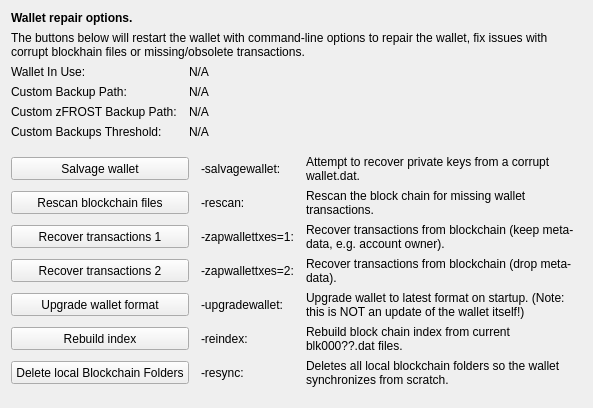
     <widget class="QWidget" name="tab_repair">
      <attribute name="title">
       <string>&amp;Wallet Repair</string>
      </attribute>
      <layout class="QGridLayout" name="gridLayout_4" columnstretch="0,0,0,0">
       <property name="horizontalSpacing">
        <number>12</number>
       </property>
       <item row="0" column="0" colspan="4">
        <widget class="QLabel" name="label_repair_header">
         <property name="font">
          <font>
           <weight>75</weight>
           <bold>true</bold>
          </font>
         </property>
         <property name="text">
          <string>Wallet repair options.</string>
         </property>
        </widget>
       </item>
       <item row="1" column="0" colspan="4">
        <widget class="QLabel" name="label_repair_helptext">
         <property name="font">
          <font>
           <weight>50</weight>
           <bold>false</bold>
          </font>
         </property>
         <property name="text">
          <string>The buttons below will restart the wallet with command-line options to repair the wallet, fix issues with corrupt blockhain files or missing/obsolete transactions.</string>
         </property>
         <property name="wordWrap">
          <bool>true</bool>
         </property>
        </widget>
       </item>
       <item row="2" column="0">
        <widget class="QLabel" name="wallet_path_label">
         <property name="text">
          <string>Wallet In Use:</string>
         </property>
        </widget>
       </item>
       <item row="2" column="1" colspan="3">
        <widget class="QLabel" name="wallet_path">
         <property name="cursor">
          <cursorShape>IBeamCursor</cursorShape>
         </property>
         <property name="text">
          <string>N/A</string>
         </property>
         <property name="textFormat">
          <enum>Qt::PlainText</enum>
         </property>
         <property name="textInteractionFlags">
          <set>Qt::LinksAccessibleByMouse|Qt::TextSelectableByKeyboard|Qt::TextSelectableByMouse</set>
         </property>
        </widget>
       </item>
       <item row="3" column="0">
        <widget class="QLabel" name="wallet_custombackuppath_label">
         <property name="text">
          <string>Custom Backup Path:</string>
         </property>
         <property name="visible">
          <bool>false</bool>
         </property>
        </widget>
       </item>
       <item row="3" column="1" colspan="3">
        <widget class="QLabel" name="wallet_custombackuppath">
         <property name="cursor">
          <cursorShape>IBeamCursor</cursorShape>
         </property>
         <property name="text">
          <string>N/A</string>
         </property>
         <property name="textFormat">
          <enum>Qt::PlainText</enum>
         </property>
         <property name="textInteractionFlags">
          <set>Qt::LinksAccessibleByMouse|Qt::TextSelectableByKeyboard|Qt::TextSelectableByMouse</set>
         </property>
         <property name="visible">
          <bool>false</bool>
         </property>
        </widget>
       </item>
       <item row="4" column="0">
        <widget class="QLabel" name="wallet_customzfrostbackuppath_label">
         <property name="text">
          <string>Custom zFROST Backup Path:</string>
         </property>
         <property name="visible">
          <bool>false</bool>
         </property>
        </widget>
       </item>
       <item row="4" column="1" colspan="3">
        <widget class="QLabel" name="wallet_customzfrostbackuppath">
         <property name="cursor">
          <cursorShape>IBeamCursor</cursorShape>
         </property>
         <property name="text">
          <string>N/A</string>
         </property>
         <property name="textFormat">
          <enum>Qt::PlainText</enum>
         </property>
         <property name="textInteractionFlags">
          <set>Qt::LinksAccessibleByMouse|Qt::TextSelectableByKeyboard|Qt::TextSelectableByMouse</set>
         </property>
         <property name="visible">
          <bool>false</bool>
         </property>
        </widget>
       </item>
       <item row="5" column="0">
        <widget class="QLabel" name="wallet_custombackupthreshold_label">
         <property name="text">
          <string>Custom Backups Threshold:</string>
         </property>
         <property name="visible">
          <bool>false</bool>
         </property>
        </widget>
       </item>
       <item row="5" column="1" colspan="3">
        <widget class="QLabel" name="wallet_custombackupthreshold">
         <property name="cursor">
          <cursorShape>IBeamCursor</cursorShape>
         </property>
         <property name="text">
          <string>N/A</string>
         </property>
         <property name="textFormat">
          <enum>Qt::PlainText</enum>
         </property>
         <property name="textInteractionFlags">
          <set>Qt::LinksAccessibleByMouse|Qt::TextSelectableByKeyboard|Qt::TextSelectableByMouse</set>
         </property>
         <property name="visible">
          <bool>false</bool>
         </property>
        </widget>
       </item>
       <item row="6" column="0">
        <spacer name="verticalSpacer_repair1">
         <property name="orientation">
          <enum>Qt::Vertical</enum>
         </property>
         <property name="sizeHint" stdset="0">
          <size>
           <width>10</width>
           <height>10</height>
          </size>
         </property>
        </spacer>
       </item>
       <item row="7" column="0" colspan="2">
        <widget class="QPushButton" name="btn_salvagewallet">
         <property name="minimumSize">
          <size>
           <width>100</width>
           <height>23</height>
          </size>
         </property>
         <property name="text">
          <string>Salvage wallet</string>
         </property>
        </widget>
       </item>
       <item row="7" column="2">
        <widget class="QLabel" name="label_repair_salvage_command">
         <property name="text">
          <string notr="true">-salvagewallet:</string>
         </property>
        </widget>
       </item>
       <item row="7" column="3">
        <widget class="QLabel" name="label_repair_salvage">
         <property name="text">
          <string>Attempt to recover private keys from a corrupt wallet.dat.</string>
         </property>
         <property name="wordWrap">
          <bool>true</bool>
         </property>
        </widget>
       </item>
       <item row="8" column="0" colspan="2">
        <widget class="QPushButton" name="btn_rescan">
         <property name="minimumSize">
          <size>
           <width>100</width>
           <height>23</height>
          </size>
         </property>
         <property name="text">
          <string>Rescan blockchain files</string>
         </property>
        </widget>
       </item>
       <item row="8" column="2">
        <widget class="QLabel" name="label_repair_rescan_command">
         <property name="text">
          <string notr="true">-rescan:</string>
         </property>
        </widget>
       </item>
       <item row="8" column="3">
        <widget class="QLabel" name="label_repair_rescan">
         <property name="text">
          <string>Rescan the block chain for missing wallet transactions.</string>
         </property>
         <property name="wordWrap">
          <bool>true</bool>
         </property>
        </widget>
       </item>
       <item row="9" column="0" colspan="2">
        <widget class="QPushButton" name="btn_zapwallettxes1">
         <property name="minimumSize">
          <size>
           <width>100</width>
           <height>23</height>
          </size>
         </property>
         <property name="text">
          <string>Recover transactions 1</string>
         </property>
        </widget>
       </item>
       <item row="9" column="2">
        <widget class="QLabel" name="label_repair_zap1_command">
         <property name="text">
          <string notr="true">-zapwallettxes=1:</string>
         </property>
        </widget>
       </item>
       <item row="9" column="3">
        <widget class="QLabel" name="label_repair_zap1">
         <property name="text">
          <string>Recover transactions from blockchain (keep meta-data, e.g. account owner).</string>
         </property>
         <property name="wordWrap">
          <bool>true</bool>
         </property>
        </widget>
       </item>
       <item row="10" column="0" colspan="2">
        <widget class="QPushButton" name="btn_zapwallettxes2">
         <property name="minimumSize">
          <size>
           <width>100</width>
           <height>23</height>
          </size>
         </property>
         <property name="text">
          <string>Recover transactions 2</string>
         </property>
        </widget>
       </item>
       <item row="10" column="2">
        <widget class="QLabel" name="label_repair_zap2_command">
         <property name="text">
          <string notr="true">-zapwallettxes=2:</string>
         </property>
        </widget>
       </item>
       <item row="10" column="3">
        <widget class="QLabel" name="label_repair_zap2">
         <property name="text">
          <string>Recover transactions from blockchain (drop meta-data).</string>
         </property>
         <property name="wordWrap">
          <bool>true</bool>
         </property>
        </widget>
       </item>
       <item row="11" column="0" colspan="2">
        <widget class="QPushButton" name="btn_upgradewallet">
         <property name="minimumSize">
          <size>
           <width>100</width>
           <height>23</height>
          </size>
         </property>
         <property name="text">
          <string>Upgrade wallet format</string>
         </property>
        </widget>
       </item>
       <item row="11" column="2">
        <widget class="QLabel" name="label_repair_upgrade_command">
         <property name="text">
          <string notr="true">-upgradewallet:</string>
         </property>
        </widget>
       </item>
       <item row="11" column="3">
        <widget class="QLabel" name="label_repair_upgrade">
         <property name="text">
          <string>Upgrade wallet to latest format on startup. (Note: this is NOT an update of the wallet itself!)</string>
         </property>
         <property name="wordWrap">
          <bool>true</bool>
         </property>
        </widget>
       </item>
       <item row="12" column="0" colspan="2">
        <widget class="QPushButton" name="btn_reindex">
         <property name="minimumSize">
          <size>
           <width>100</width>
           <height>23</height>
          </size>
         </property>
         <property name="text">
          <string>Rebuild index</string>
         </property>
        </widget>
       </item>
       <item row="12" column="2">
        <widget class="QLabel" name="label_repair_reindex_command">
         <property name="text">
          <string notr="true">-reindex:</string>
         </property>
        </widget>
       </item>
       <item row="12" column="3">
        <widget class="QLabel" name="label_repair_reindex">
         <property name="text">
          <string>Rebuild block chain index from current blk000??.dat files.</string>
         </property>
         <property name="wordWrap">
          <bool>true</bool>
         </property>
        </widget>
       </item>
       <item row="13" column="0" colspan="2">
        <widget class="QPushButton" name="btn_resync">
         <property name="minimumSize">
          <size>
           <width>100</width>
           <height>23</height>
          </size>
         </property>
         <property name="text">
          <string>Delete local Blockchain Folders</string>
         </property>
        </widget>
       </item>
       <item row="13" column="2">
        <widget class="QLabel" name="label_repair_resync_command">
         <property name="text">
          <string>-resync:</string>
         </property>
        </widget>
       </item>
       <item row="13" column="3">
        <widget class="QLabel" name="label_repair_resync">
         <property name="text">
          <string>Deletes all local blockchain folders so the wallet synchronizes from scratch.</string>
         </property>
         <property name="wordWrap">
          <bool>true</bool>
         </property>
        </widget>
       </item>
       <item row="14" column="0">
        <spacer name="verticalSpacer_repair2">
         <property name="orientation">
          <enum>Qt::Vertical</enum>
         </property>
         <property name="sizeHint" stdset="0">
          <size>
           <width>20</width>
           <height>10</height>
          </size>
         </property>
        </spacer>
       </item>
      </layout>
     </widget>
